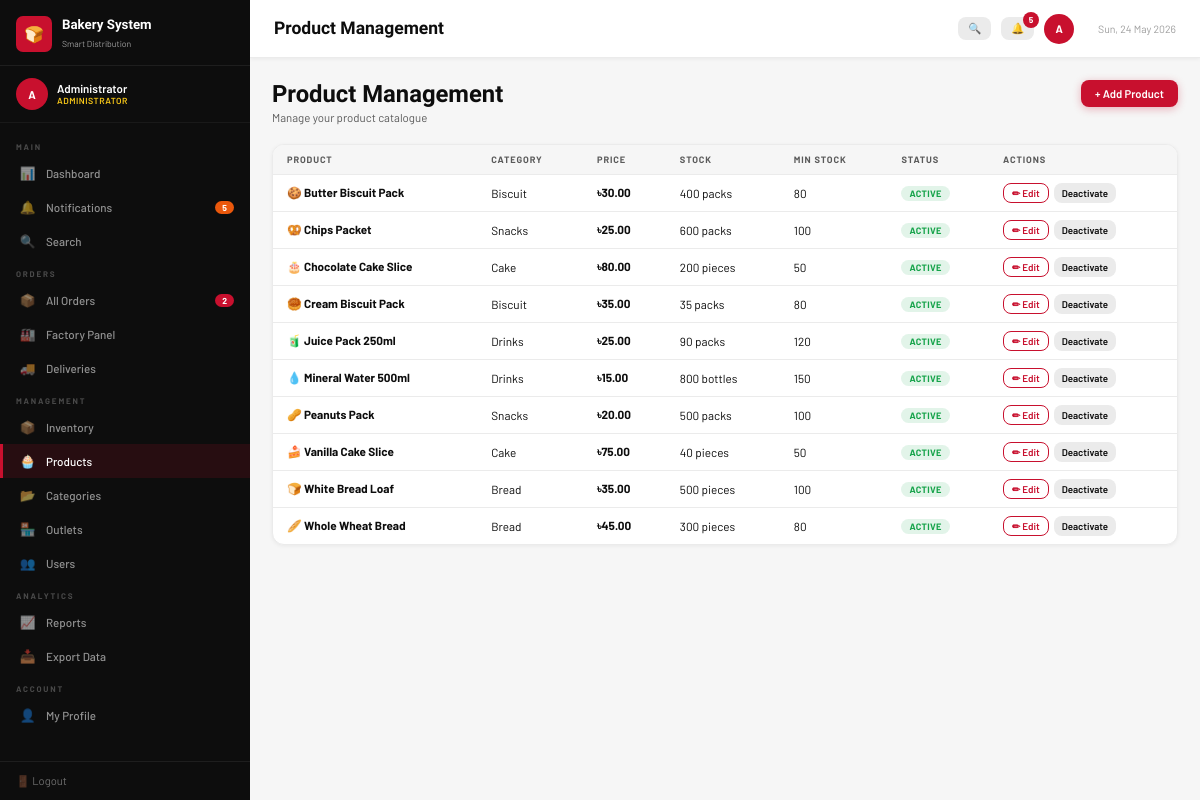
The page /products.php (signed in) on the database its author committed.
### tables this page shows
CREATE TABLE products (
    id INT AUTO_INCREMENT PRIMARY KEY,
    name VARCHAR(100) NOT NULL,
    category_id INT,
    price DECIMAL(10,2) NOT NULL,
    stock INT DEFAULT 0,
    min_stock INT DEFAULT 50,
    unit VARCHAR(20) DEFAULT 'piece',
    emoji VARCHAR(10) DEFAULT '🛍',
    active TINYINT(1) DEFAULT 1,
    created_at DATETIME DEFAULT CURRENT_TIMESTAMP
);

CREATE TABLE categories (
    id INT AUTO_INCREMENT PRIMARY KEY,
    name VARCHAR(50) NOT NULL
);

### config.php (called while the page is built, shortened)
<?php
function tk($amount) {
    return '৳' . number_format($amount, 2);
}
?>

### products.php (the view, shortened to what this page needs)
<?php
require_once 'config.php';
$products = $conn->query("
    SELECT p.*, c.name AS cat_name
    FROM products p JOIN categories c ON p.category_id=c.id
    ORDER BY p.name
");
include 'includes/header.php';
?>
<div class="ph">
  <div><h1>Product Management</h1><p>Manage your product catalogue</p></div>
  <button class="btn btn-p" onclick="openModal()">+ Add Product</button>
</div>
<div class="card">
  <div class="tw">
    <table>
      <thead><tr><th>Product</th><th>Category</th><th>Price</th><th>Stock</th><th>Min Stock</th><th>Status</th><th>Actions</th></tr></thead>
      <tbody>
        <?php while ($p = $products->fetch_assoc()): ?>
        <tr>
          <td><?= $p['emoji'] ?> <strong><?= htmlspecialchars($p['name']) ?></strong></td>
          <td><?= htmlspecialchars($p['cat_name']) ?></td>
          <td><strong><?= tk($p['price']) ?></strong></td>
          <td><?= $p['stock'] ?> <?= $p['unit'] ?>s</td>
          <td><?= $p['min_stock'] ?></td>
          <td><span class="badge <?= $p['active']?'b-ok':'b-canc' ?>"><?= $p['active']?'Active':'Inactive' ?></span></td>
          <td style="display:flex;gap:5px;padding:8px 14px;flex-wrap:wrap">
            <button class="btn btn-o xs" onclick="openEditModal(<?= htmlspecialchars(json_encode($p)) ?>)">✏ Edit</button>
            <a href="products.php?toggle=<?= $p['id'] ?>" class="btn btn-s xs"><?= $p['active']?'Deactivate':'Activate' ?></a>
          </td>
        </tr>
        <?php endwhile; ?>
      </tbody>
    </table>
  </div>
</div>
<?php include 'includes/footer.php'; ?>

### style.css (style rules this page uses)
:root { --red: #C8102E; --red2: #9B0B22; --black: #0D0D0D; --dark: #1A1A1A; --gold: #F5C518; --white: #fff; --g100: #F6F6F6; --g200: #EBEBEB; --g300: #D4D4D4; --g400: #9E9E9E; --g600: #5A5A5A; --green: #16A34A; --orange: #EA580C; --blue: #1D4ED8; --sw: 250px; --hh: 58px; --r: 8px; }
*, *::before, *::after { box-sizing: border-box; margin: 0; padding: 0; }
html { font-size: 14px; }
body { font-family: 'Barlow', sans-serif; background: var(--g100); color: var(--black); min-height: 100vh; }
h1,h2,h3,h4 { font-family: 'Barlow Condensed', sans-serif; font-weight: 700; line-height: 1.2; }
a { color: var(--red); text-decoration: none; }
.card { background:#fff; border-radius:12px; border:1px solid var(--g200); box-shadow:0 1px 4px rgba(0,0,0,.06); overflow:hidden; margin-bottom:18px; }
.tw { overflow-x:auto; }
table { width:100%; border-collapse:collapse; font-size:.84rem; }
thead th { background:var(--g100); color:var(--g600); font-size:.66rem; font-weight:700; letter-spacing:.9px; text-transform:uppercase; padding:9px 14px; text-align:left; white-space:nowrap; border-bottom:1px solid var(--g200); }
tbody tr { border-bottom:1px solid var(--g200); transition:.1s; }
tbody tr:last-child { border-bottom:none; }
tbody td { padding:10px 14px; vertical-align:middle; }
.badge { display:inline-block; padding:2px 8px; border-radius:20px; font-size:.66rem; font-weight:700; letter-spacing:.3px; text-transform:uppercase; white-space:nowrap; }
.b-ok { background:rgba(22,163,74,.12); color:var(--green); }
.btn { display:inline-flex; align-items:center; gap:5px; padding:7px 14px; border-radius:var(--r); font-family:'Barlow',sans-serif; font-size:.8rem; font-weight:600; cursor:pointer; border:none; transition:.15s; white-space:nowrap; text-decoration:none; }
.btn-p { background:var(--red); color:#fff; box-shadow:0 2px 8px rgba(200,16,46,.3); }
.btn-s { background:var(--g200); color:var(--black); }
.btn-o { background:transparent; border:1.5px solid var(--red); color:var(--red); }
.xs { padding:3px 8px; font-size:.7rem; }
.ph { display:flex; align-items:flex-start; justify-content:space-between; margin-bottom:20px; gap:13px; flex-wrap:wrap; }
.ph h1 { font-size:1.7rem; }
.ph p { color:var(--g600); font-size:.82rem; margin-top:2px; }

### rows shown on the page
products: emoji "🍪", name "Butter Biscuit Pack", category.name "Biscuit", price "৳30.00", stock "400", unit "pack", min_stock "80", active "ACTIVE"
products: emoji "🥨", name "Chips Packet", category.name "Snacks", price "৳25.00", stock "600", unit "pack", min_stock "100", active "ACTIVE"
products: emoji "🎂", name "Chocolate Cake Slice", category.name "Cake", price "৳80.00", stock "200", unit "piece", min_stock "50", active "ACTIVE"
products: emoji "🥮", name "Cream Biscuit Pack", category.name "Biscuit", price "৳35.00", stock "35", unit "pack", min_stock "80", active "ACTIVE"
products: emoji "🧃", name "Juice Pack 250ml", category.name "Drinks", price "৳25.00", stock "90", unit "pack", min_stock "120", active "ACTIVE"
products: emoji "💧", name "Mineral Water 500ml", category.name "Drinks", price "৳15.00", stock "800", unit "bottle", min_stock "150", active "ACTIVE"
products: emoji "🥜", name "Peanuts Pack", category.name "Snacks", price "৳20.00", stock "500", unit "pack", min_stock "100", active "ACTIVE"
products: emoji "🍰", name "Vanilla Cake Slice", category.name "Cake", price "৳75.00", stock "40", unit "piece", min_stock "50", active "ACTIVE"
products: emoji "🍞", name "White Bread Loaf", category.name "Bread", price "৳35.00", stock "500", unit "piece", min_stock "100", active "ACTIVE"
products: emoji "🥖", name "Whole Wheat Bread", category.name "Bread", price "৳45.00", stock "300", unit "piece", min_stock "80", active "ACTIVE"

### other values the page prints
$initials "A"
$user_name "Administrator"
$role_label "ADMINISTRATOR"
$section_name "MAIN"
$icon "📊"
$label "Dashboard"
$icon "🔔"
$label "Notifications"
$notif_count "5"
$icon "🔍"
$label "Search"
$section_name "ORDERS"
$icon "📦"
$label "All Orders"
$pending_count "2"
